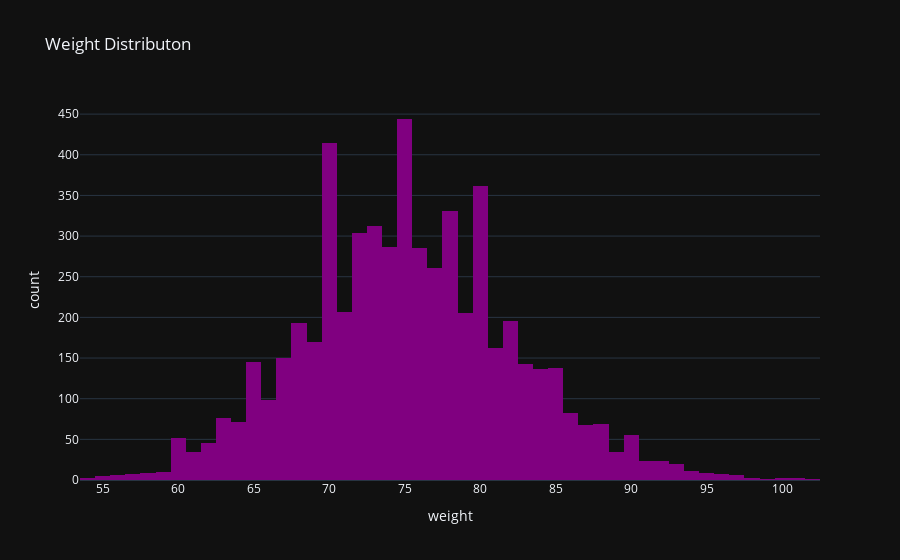

This figure's notebook cell:
### Code cell
# Lets visualize the distribution of weight
px.histogram(stats,x='weight',title='Weight Distributon',color_discrete_sequence=['Purple'],template='plotly_dark')

### Figure 1 — Plotly figure (JSON) as saved in the notebook; plotly's stock layout.template omitted (floating-point values rounded to 4 significant figures; data arrays with more than 128 entries replaced by an {"elided": "..."} marker saying what was removed)
{"data": [{"alignmentgroup": "True", "bingroup": "x", "hovertemplate": "weight=%{x}<br>count=%{y}<extra></extra>", "legendgroup": "", "marker": {"color": "Purple", "pattern": {"shape": ""}}, "name": "", "offsetgroup": "", "orientation": "v", "showlegend": false, "type": "histogram", "x": {"elided": "5679 int values"}, "xaxis": "x", "yaxis": "y"}], "layout": {"barmode": "relative", "legend": {"tracegroupgap": 0}, "title": {"text": "Weight Distributon"}, "xaxis": {"anchor": "y", "domain": [0, 1], "title": {"text": "weight"}}, "yaxis": {"anchor": "x", "domain": [0, 1], "title": {"text": "count"}}}}
